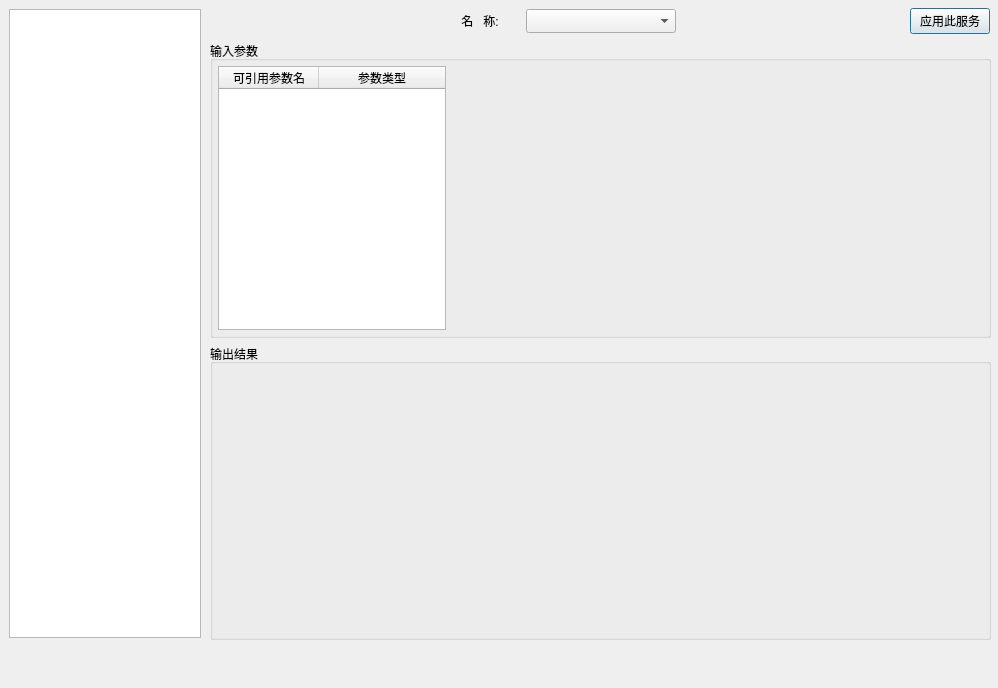
<?xml version="1.0" encoding="UTF-8"?>
<ui version="4.0">
 <class>BeforeSimulateServiceConfig</class>
 <widget class="QDialog" name="BeforeSimulateServiceConfig">
  <property name="geometry">
   <rect>
    <x>0</x>
    <y>0</y>
    <width>998</width>
    <height>688</height>
   </rect>
  </property>
  <property name="windowTitle">
   <string>Dialog</string>
  </property>
  <layout class="QVBoxLayout" name="verticalLayout">
   <property name="margin">
    <number>0</number>
   </property>
   <item>
    <widget class="QWidget" name="widget" native="true">
     <layout class="QVBoxLayout" name="verticalLayout_2">
      <property name="margin">
       <number>4</number>
      </property>
      <item>
       <widget class="QWidget" name="widget_2" native="true">
        <layout class="QHBoxLayout" name="horizontalLayout" stretch="1,3">
         <property name="spacing">
          <number>3</number>
         </property>
         <property name="margin">
          <number>1</number>
         </property>
         <item>
          <widget class="QWidget" name="widget_4" native="true">
           <property name="maximumSize">
            <size>
             <width>200</width>
             <height>16777215</height>
            </size>
           </property>
           <layout class="QVBoxLayout" name="verticalLayout_3">
            <property name="margin">
             <number>4</number>
            </property>
            <item>
             <widget class="QListWidget" name="serviceList"/>
            </item>
           </layout>
          </widget>
         </item>
         <item>
          <widget class="QWidget" name="widget_5" native="true">
           <layout class="QVBoxLayout" name="verticalLayout_6" stretch="0,1,1">
            <property name="margin">
             <number>2</number>
            </property>
            <item>
             <widget class="QWidget" name="widget_9" native="true">
              <property name="maximumSize">
               <size>
                <width>16777215</width>
                <height>30</height>
               </size>
              </property>
              <layout class="QHBoxLayout" name="horizontalLayout_3">
               <property name="margin">
                <number>1</number>
               </property>
               <item>
                <spacer name="horizontalSpacer_2">
                 <property name="orientation">
                  <enum>Qt::Horizontal</enum>
                 </property>
                 <property name="sizeHint" stdset="0">
                  <size>
                   <width>40</width>
                   <height>20</height>
                  </size>
                 </property>
                </spacer>
               </item>
               <item>
                <widget class="QLabel" name="label">
                 <property name="minimumSize">
                  <size>
                   <width>80</width>
                   <height>25</height>
                  </size>
                 </property>
                 <property name="maximumSize">
                  <size>
                   <width>80</width>
                   <height>16777215</height>
                  </size>
                 </property>
                 <property name="text">
                  <string>名   称:</string>
                 </property>
                 <property name="alignment">
                  <set>Qt::AlignCenter</set>
                 </property>
                </widget>
               </item>
               <item>
                <widget class="QComboBox" name="serviceName">
                 <property name="minimumSize">
                  <size>
                   <width>150</width>
                   <height>24</height>
                  </size>
                 </property>
                </widget>
               </item>
               <item>
                <spacer name="horizontalSpacer">
                 <property name="orientation">
                  <enum>Qt::Horizontal</enum>
                 </property>
                 <property name="sizeHint" stdset="0">
                  <size>
                   <width>222</width>
                   <height>20</height>
                  </size>
                 </property>
                </spacer>
               </item>
               <item>
                <widget class="QPushButton" name="applyService">
                 <property name="minimumSize">
                  <size>
                   <width>55</width>
                   <height>25</height>
                  </size>
                 </property>
                 <property name="text">
                  <string>应用此服务</string>
                 </property>
                </widget>
               </item>
              </layout>
             </widget>
            </item>
            <item>
             <widget class="QGroupBox" name="groupBox">
              <property name="title">
               <string>输入参数</string>
              </property>
              <layout class="QHBoxLayout" name="horizontalLayout_2" stretch="0,0">
               <property name="spacing">
                <number>3</number>
               </property>
               <property name="margin">
                <number>4</number>
               </property>
               <item>
                <widget class="QWidget" name="widget_7" native="true">
                 <property name="minimumSize">
                  <size>
                   <width>230</width>
                   <height>0</height>
                  </size>
                 </property>
                 <property name="maximumSize">
                  <size>
                   <width>230</width>
                   <height>16777215</height>
                  </size>
                 </property>
                 <layout class="QVBoxLayout" name="verticalLayout_4">
                  <property name="margin">
                   <number>1</number>
                  </property>
                  <item>
                   <widget class="QTableWidget" name="quoteTable">
                    <property name="minimumSize">
                     <size>
                      <width>0</width>
                      <height>0</height>
                     </size>
                    </property>
                    <property name="maximumSize">
                     <size>
                      <width>16777215</width>
                      <height>16777215</height>
                     </size>
                    </property>
                    <attribute name="horizontalHeaderStretchLastSection">
                     <bool>true</bool>
                    </attribute>
                    <column>
                     <property name="text">
                      <string>可引用参数名</string>
                     </property>
                    </column>
                    <column>
                     <property name="text">
                      <string>参数类型</string>
                     </property>
                    </column>
                   </widget>
                  </item>
                 </layout>
                </widget>
               </item>
               <item>
                <widget class="QWidget" name="inputWidget" native="true">
                 <property name="sizePolicy">
                  <sizepolicy hsizetype="Expanding" vsizetype="Preferred">
                   <horstretch>0</horstretch>
                   <verstretch>0</verstretch>
                  </sizepolicy>
                 </property>
                </widget>
               </item>
              </layout>
             </widget>
            </item>
            <item>
             <widget class="QGroupBox" name="groupBox_2">
              <property name="title">
               <string>输出结果</string>
              </property>
              <layout class="QVBoxLayout" name="verticalLayout_5">
               <property name="spacing">
                <number>3</number>
               </property>
               <property name="margin">
                <number>4</number>
               </property>
               <item>
                <widget class="QWidget" name="outputWidget" native="true"/>
               </item>
              </layout>
             </widget>
            </item>
           </layout>
          </widget>
         </item>
        </layout>
       </widget>
      </item>
      <item>
       <widget class="QWidget" name="widget_3" native="true">
        <property name="minimumSize">
         <size>
          <width>0</width>
          <height>35</height>
         </size>
        </property>
        <property name="maximumSize">
         <size>
          <width>16777215</width>
          <height>35</height>
         </size>
        </property>
       </widget>
      </item>
     </layout>
    </widget>
   </item>
  </layout>
 </widget>
 <resources/>
 <connections/>
</ui>
